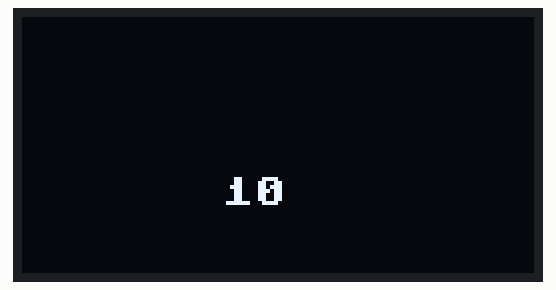
Simulated run of this program. Board: ESP8266 board running MicroPython. Shown: 128×64 one-colour display. Library files of the repository ran but are not shown: ssd1306.py.

Above: at 10.5 s.
At 14.2 s:
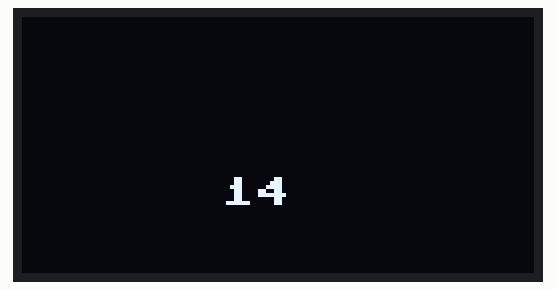
At 17.0 s:
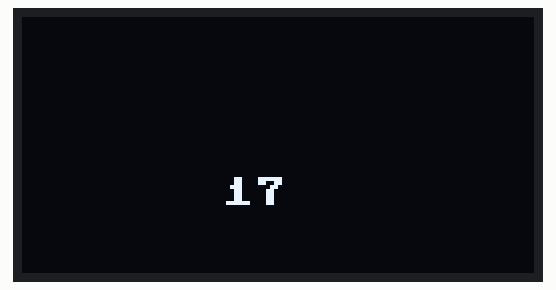
At 24.6 s:
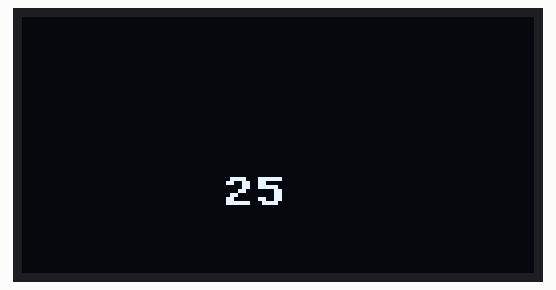
At 31.2 s:
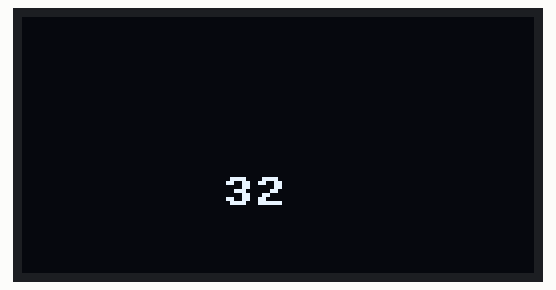
At 38.7 s:
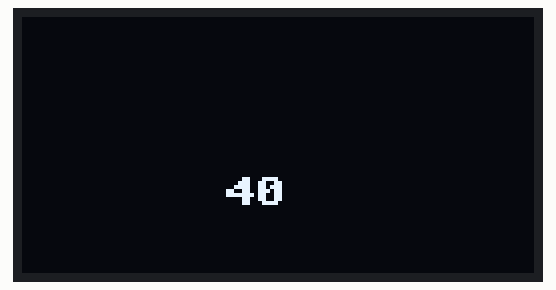

The program:

oled2.py
```python
# Complete project details at https://RandomNerdTutorials.com

from machine import Pin, I2C
import ssd1306
from time import sleep

# ESP32 Pin assignment
i2c = I2C(0, I2C.MASTER, baudrate=10000, pins=("P9","P10"))


# ESP8266 Pin assignment
#i2c = I2C(-1, scl=Pin(5), sda=Pin(4))

oled_width = 128
oled_height = 64
num=0

oled = ssd1306.SSD1306_I2C(oled_width, oled_height, i2c)
while True:
    num=num+1

    oled.text(str(num), 50, 40)
    oled.show()
    oled.fill(0)
    
```

Measured:
- what the display in image 0 shows lasts 1.0 s, from 10.4 s to 11.4 s
